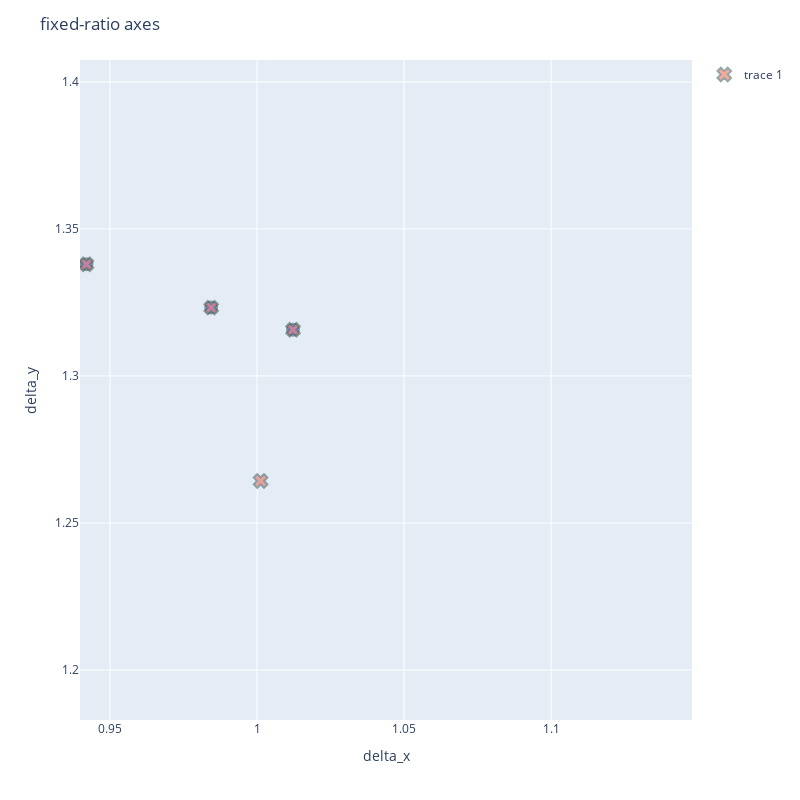

Here is the notebook cell this chart was saved with:
### Code cell
fig = px.scatter(df, x="delta_x", y="delta_y")

fig.add_scatter(x=df['out_root_pos_x_7'], y=df['out_root_pos_y_7'], mode="markers", marker_symbol="x")
#fig.add_scatter(x=df['out_root_pos_x_8'], y=df['out_root_pos_y_8'], mode="markers")
#fig.add_scatter(x=df['out_root_pos_x_9'], y=df['out_root_pos_y_9'], mode="markers")
#fig.add_scatter(x=df['out_root_pos_x_10'], y=df['out_root_pos_y_10'], mode="markers")
#fig.add_scatter(x=df['out_root_pos_x_11'], y=df['out_root_pos_y_11'], mode="markers")

#fig.update_traces(
#    marker=dict(size=3),
#    selector=dict(mode="markers"),
#)
fig.update_traces(marker=dict(size=12,
                              opacity=0.5,
                              line=dict(width=2,
                                        color='DarkSlateGrey')),
                  selector=dict(mode='markers'))
fig.update_layout(
    width = 800,
    height = 800,
    title = "fixed-ratio axes"
)
fig.update_yaxes(
    scaleanchor = "x",
    scaleratio = 1,
  )

fig.show()

### Figure 1 — Plotly figure (JSON) as saved in the notebook; plotly's stock layout.template omitted (floating-point values rounded to 4 significant figures; data arrays with more than 128 entries replaced by an {"elided": "..."} marker saying what was removed)
{"data": [{"hovertemplate": "delta_x=%{x}<br>delta_y=%{y}<extra></extra>", "legendgroup": "", "marker": {"color": "#636efa", "line": {"color": "DarkSlateGrey", "width": 2}, "opacity": 0.5, "size": 12, "symbol": "circle"}, "mode": "markers", "name": "", "orientation": "v", "showlegend": false, "type": "scatter", "x": {"elided": "200 float values"}, "xaxis": "x", "y": {"elided": "200 float values"}, "yaxis": "y"}, {"marker": {"line": {"color": "DarkSlateGrey", "width": 2}, "opacity": 0.5, "size": 12, "symbol": "x"}, "mode": "markers", "type": "scatter", "x": {"elided": "200 float values"}, "y": {"elided": "200 float values"}}], "layout": {"height": 800, "legend": {"tracegroupgap": 0}, "margin": {"t": 60}, "title": {"text": "fixed-ratio axes"}, "width": 800, "xaxis": {"anchor": "y", "autorange": false, "domain": [0, 1], "range": [0.9405, 1.147], "showspikes": false, "title": {"text": "delta_x"}, "type": "linear"}, "yaxis": {"anchor": "x", "autorange": false, "domain": [0, 1], "range": [1.183, 1.407], "scaleanchor": "x", "scaleratio": 1, "showspikes": false, "title": {"text": "delta_y"}, "type": "linear"}}}
